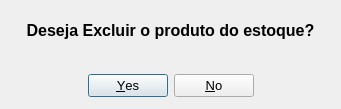
<?xml version="1.0" encoding="UTF-8"?>
<ui version="4.0">
 <class>Dialog_deletar</class>
 <widget class="QDialog" name="Dialog_deletar">
  <property name="geometry">
   <rect>
    <x>0</x>
    <y>0</y>
    <width>341</width>
    <height>109</height>
   </rect>
  </property>
  <property name="windowTitle">
   <string>Deseja Excluir?</string>
  </property>
  <property name="toolTip">
   <string/>
  </property>
  <widget class="QDialogButtonBox" name="buttonBox">
   <property name="geometry">
    <rect>
     <x>10</x>
     <y>70</y>
     <width>321</width>
     <height>32</height>
    </rect>
   </property>
   <property name="font">
    <font>
     <family>Segoe UI</family>
     <pointsize>10</pointsize>
    </font>
   </property>
   <property name="orientation">
    <enum>Qt::Horizontal</enum>
   </property>
   <property name="standardButtons">
    <set>QDialogButtonBox::No|QDialogButtonBox::Yes</set>
   </property>
   <property name="centerButtons">
    <bool>true</bool>
   </property>
  </widget>
  <widget class="QLabel" name="label">
   <property name="geometry">
    <rect>
     <x>10</x>
     <y>0</y>
     <width>321</width>
     <height>61</height>
    </rect>
   </property>
   <property name="font">
    <font>
     <family>Segoe UI</family>
     <pointsize>16</pointsize>
    </font>
   </property>
   <property name="toolTip">
    <string>&lt;html&gt;&lt;head/&gt;&lt;body&gt;&lt;p&gt;&lt;span style=&quot; font-size:10pt;&quot;&gt;O produto sera excluido permanentemente&lt;/span&gt;&lt;/p&gt;&lt;/body&gt;&lt;/html&gt;</string>
   </property>
   <property name="whatsThis">
    <string>&lt;html&gt;&lt;head/&gt;&lt;body&gt;&lt;p&gt;&lt;br/&gt;&lt;/p&gt;&lt;/body&gt;&lt;/html&gt;</string>
   </property>
   <property name="text">
    <string>&lt;html&gt;&lt;head/&gt;&lt;body&gt;&lt;p align=&quot;center&quot;&gt;&lt;span style=&quot; font-size:12pt; font-weight:600;&quot;&gt;Deseja Excluir o produto do estoque?&lt;/span&gt;&lt;/p&gt;&lt;/body&gt;&lt;/html&gt;</string>
   </property>
  </widget>
 </widget>
 <resources/>
 <connections>
  <connection>
   <sender>buttonBox</sender>
   <signal>accepted()</signal>
   <receiver>Dialog_deletar</receiver>
   <slot>accept()</slot>
   <hints>
    <hint type="sourcelabel">
     <x>248</x>
     <y>254</y>
    </hint>
    <hint type="destinationlabel">
     <x>157</x>
     <y>274</y>
    </hint>
   </hints>
  </connection>
  <connection>
   <sender>buttonBox</sender>
   <signal>rejected()</signal>
   <receiver>Dialog_deletar</receiver>
   <slot>reject()</slot>
   <hints>
    <hint type="sourcelabel">
     <x>316</x>
     <y>260</y>
    </hint>
    <hint type="destinationlabel">
     <x>286</x>
     <y>274</y>
    </hint>
   </hints>
  </connection>
 </connections>
</ui>
